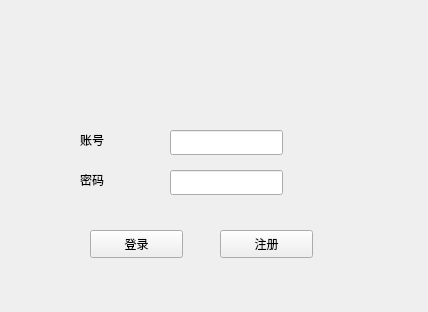
<?xml version="1.0" encoding="UTF-8"?>
<ui version="4.0">
 <class>userLogin</class>
 <widget class="QWidget" name="userLogin">
  <property name="geometry">
   <rect>
    <x>0</x>
    <y>0</y>
    <width>428</width>
    <height>312</height>
   </rect>
  </property>
  <property name="windowTitle">
   <string>Form</string>
  </property>
  <widget class="QLabel" name="label">
   <property name="geometry">
    <rect>
     <x>80</x>
     <y>130</y>
     <width>69</width>
     <height>19</height>
    </rect>
   </property>
   <property name="text">
    <string>账号</string>
   </property>
  </widget>
  <widget class="QLabel" name="label_2">
   <property name="geometry">
    <rect>
     <x>80</x>
     <y>170</y>
     <width>69</width>
     <height>19</height>
    </rect>
   </property>
   <property name="text">
    <string>密码</string>
   </property>
  </widget>
  <widget class="QLineEdit" name="usernameEdit">
   <property name="geometry">
    <rect>
     <x>170</x>
     <y>130</y>
     <width>113</width>
     <height>25</height>
    </rect>
   </property>
  </widget>
  <widget class="QLineEdit" name="passwordEdit">
   <property name="geometry">
    <rect>
     <x>170</x>
     <y>170</y>
     <width>113</width>
     <height>25</height>
    </rect>
   </property>
  </widget>
  <widget class="QLabel" name="duanwei">
   <property name="geometry">
    <rect>
     <x>180</x>
     <y>40</y>
     <width>61</width>
     <height>51</height>
    </rect>
   </property>
   <property name="text">
    <string/>
   </property>
   <property name="scaledContents">
    <bool>true</bool>
   </property>
  </widget>
  <widget class="QPushButton" name="login">
   <property name="geometry">
    <rect>
     <x>90</x>
     <y>230</y>
     <width>93</width>
     <height>28</height>
    </rect>
   </property>
   <property name="text">
    <string>登录</string>
   </property>
  </widget>
  <widget class="QPushButton" name="registerbutton">
   <property name="geometry">
    <rect>
     <x>220</x>
     <y>230</y>
     <width>93</width>
     <height>28</height>
    </rect>
   </property>
   <property name="text">
    <string>注册</string>
   </property>
  </widget>
 </widget>
 <resources/>
 <connections/>
</ui>
